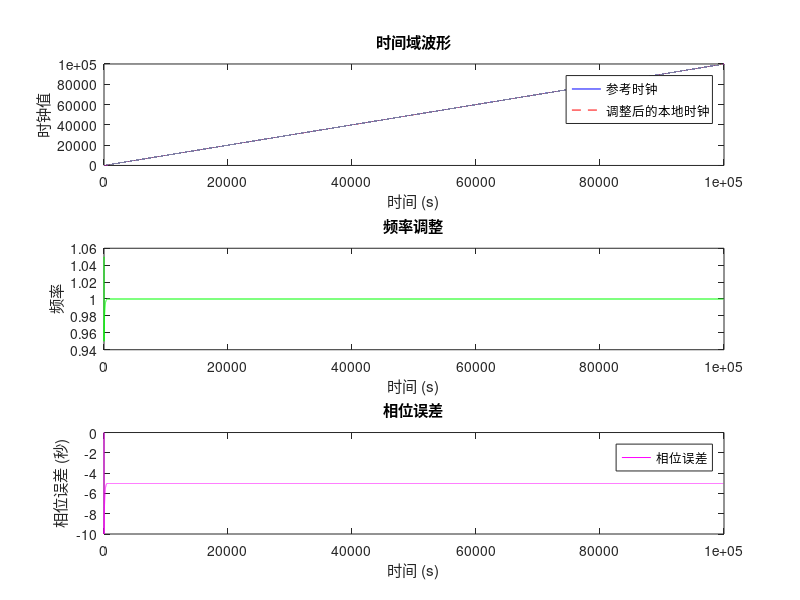

Write MATLAB code to recreate this figure.
# 参数设置
fs = 1; # 降低采样率 (Hz)，表示每秒检查一次时钟，便于观察长期效应
total_time = 100000; # 增加总时间 (秒)
t = 0:1/fs:total_time; # 时间向量

# 参考时钟（理想时钟）
ref_clock = t;

# 本地时钟，初始频率偏差为5%
freq_offset = 0.05; # 增加频率偏差比例
local_clock = zeros(size(t)); # 初始化本地时钟
local_clock(1) = 0; # 初始时刻设为0

# 较大的不对称网络时延
delay_forward = 20; # 主时钟到从时钟的时延 (秒)
delay_backward = 0; # 从时钟到主时钟的时延 (秒)

# 控制参数
Kp = 0.01; # 调整比例增益以平衡调整速度和可观测性

# 存储调整后的频率和相位误差
adjusted_freqs = ones(size(t)) * (1 + freq_offset); # 初始频率
phase_errors = zeros(size(t));

# 循环更新本地时钟
for i = 2:length(t)
    # 计算相位误差，考虑不对称时延的影响
    if mod(i, fs) == 0 % 每秒钟进行一次延迟测量
        measured_delay = delay_forward + delay_backward;
        estimated_path_delay = measured_delay / 2; # 简化的估计方法
        phase_error = ref_clock(i-1) - local_clock(i-1) - estimated_path_delay;
    else
        phase_error = ref_clock(i-1) - local_clock(i-1);
    end

    phase_errors(i) = phase_error; # 存储相位误差

    # 根据相位误差调整频率
    adjusted_freq = 1 + freq_offset + Kp * phase_error;
    adjusted_freqs(i) = adjusted_freq; # 直接存储调整后的频率

    # 更新本地时钟
    local_clock(i) = local_clock(i-1) + adjusted_freq / fs;
end

# 绘制结果
figure;
subplot(3,1,1);
plot(t, ref_clock, 'b', 'DisplayName', '参考时钟');
hold on;
plot(t, local_clock, 'r--', 'DisplayName', '调整后的本地时钟');
title('时间域波形');
xlabel('时间 (s)');
ylabel('时钟值');
legend show;

subplot(3,1,2);
plot(t, adjusted_freqs, 'g', 'DisplayName', '调整后的频率');
title('频率调整');
xlabel('时间 (s)');
ylabel('频率');

subplot(3,1,3);
plot(t, phase_errors, 'm', 'DisplayName', '相位误差');
title('相位误差');
xlabel('时间 (s)');
ylabel('相位误差 (秒)');
legend show;
